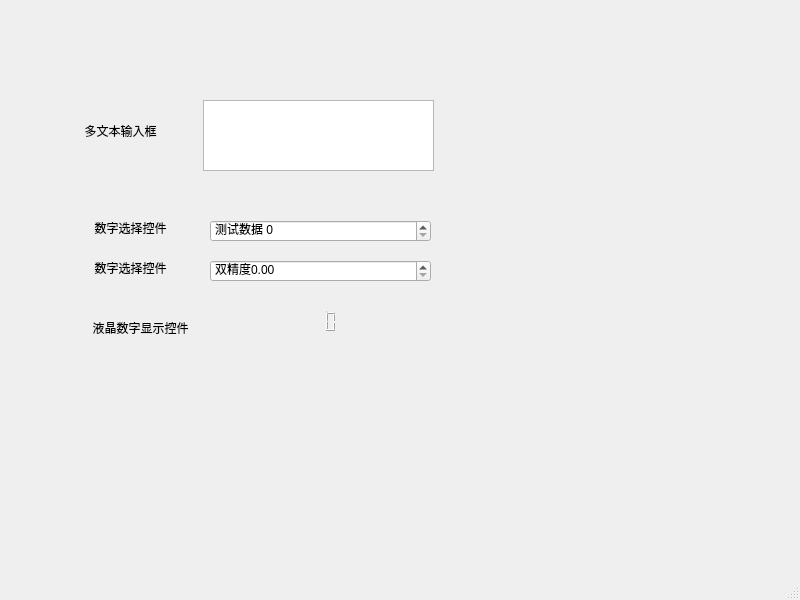
<?xml version="1.0" encoding="UTF-8"?>
<ui version="4.0">
 <class>MainWindow</class>
 <widget class="QMainWindow" name="MainWindow">
  <property name="geometry">
   <rect>
    <x>0</x>
    <y>0</y>
    <width>800</width>
    <height>600</height>
   </rect>
  </property>
  <property name="windowTitle">
   <string>MainWindow</string>
  </property>
  <widget class="QWidget" name="centralwidget">
   <widget class="QTextEdit" name="textEdit">
    <property name="geometry">
     <rect>
      <x>203</x>
      <y>100</y>
      <width>231</width>
      <height>71</height>
     </rect>
    </property>
   </widget>
   <widget class="QLabel" name="label">
    <property name="geometry">
     <rect>
      <x>50</x>
      <y>100</y>
      <width>141</width>
      <height>61</height>
     </rect>
    </property>
    <property name="text">
     <string>多文本输入框</string>
    </property>
    <property name="alignment">
     <set>Qt::AlignCenter</set>
    </property>
   </widget>
   <widget class="QLabel" name="label_2">
    <property name="geometry">
     <rect>
      <x>80</x>
      <y>220</y>
      <width>101</width>
      <height>16</height>
     </rect>
    </property>
    <property name="text">
     <string>数字选择控件</string>
    </property>
    <property name="alignment">
     <set>Qt::AlignCenter</set>
    </property>
   </widget>
   <widget class="QSpinBox" name="spinBox">
    <property name="geometry">
     <rect>
      <x>210</x>
      <y>220</y>
      <width>221</width>
      <height>22</height>
     </rect>
    </property>
    <property name="suffix">
     <string/>
    </property>
    <property name="prefix">
     <string>测试数据 </string>
    </property>
    <property name="maximum">
     <number>1000</number>
    </property>
   </widget>
   <widget class="QDoubleSpinBox" name="doubleSpinBox">
    <property name="geometry">
     <rect>
      <x>210</x>
      <y>260</y>
      <width>221</width>
      <height>22</height>
     </rect>
    </property>
    <property name="prefix">
     <string>双精度</string>
    </property>
    <property name="suffix">
     <string/>
    </property>
   </widget>
   <widget class="QLabel" name="label_3">
    <property name="geometry">
     <rect>
      <x>80</x>
      <y>260</y>
      <width>101</width>
      <height>16</height>
     </rect>
    </property>
    <property name="text">
     <string>数字选择控件</string>
    </property>
    <property name="alignment">
     <set>Qt::AlignCenter</set>
    </property>
   </widget>
   <widget class="QLCDNumber" name="lcdNumber">
    <property name="geometry">
     <rect>
      <x>210</x>
      <y>310</y>
      <width>211</width>
      <height>23</height>
     </rect>
    </property>
    <property name="frameShadow">
     <enum>QFrame::Raised</enum>
    </property>
    <property name="lineWidth">
     <number>1</number>
    </property>
    <property name="midLineWidth">
     <number>-6</number>
    </property>
    <property name="digitCount">
     <number>4</number>
    </property>
    <property name="segmentStyle">
     <enum>QLCDNumber::Filled</enum>
    </property>
   </widget>
   <widget class="QLabel" name="label_4">
    <property name="geometry">
     <rect>
      <x>90</x>
      <y>320</y>
      <width>101</width>
      <height>16</height>
     </rect>
    </property>
    <property name="text">
     <string>液晶数字显示控件</string>
    </property>
    <property name="alignment">
     <set>Qt::AlignCenter</set>
    </property>
   </widget>
  </widget>
  <widget class="QMenuBar" name="menubar">
   <property name="geometry">
    <rect>
     <x>0</x>
     <y>0</y>
     <width>800</width>
     <height>24</height>
    </rect>
   </property>
  </widget>
  <widget class="QStatusBar" name="statusbar"/>
 </widget>
 <resources/>
 <connections/>
</ui>
